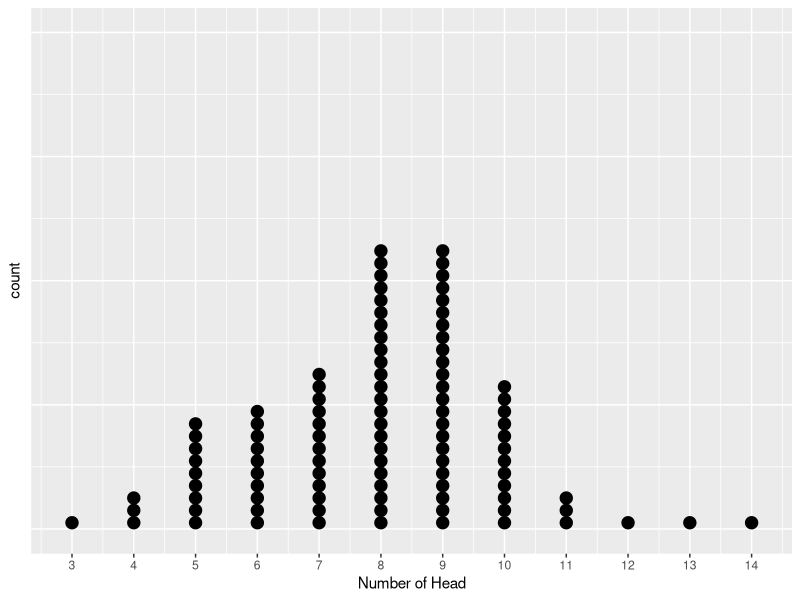

The R script that drew this image:
## ---- chunk 1
# The following code simulates the number of head obtained from flipping a coin 10 times. 
resultContainer <- numeric(length=10)
for (i in 1: 10){
# in each trail, there are only two possible outcomes, 0 represents tail and 1 represents head. 
  resultContainer[i] <- sample(0:1,1)
}
# Each value in the resultContainer represents result from flipping the coin each time, since one repetition contains 10 trails, there are 10 values in resultContainer. 
resultContainer
# sumHead represents the total number of head obtained from flipping the coin 10 times. 
sumHead <- sum(resultContainer)
sumHead
## ---- chunk 2
# oneRep saves result of one repetion (16 trails). In each trial, outcome is 0 or 1. 
oneRep <- rep(NA,16)
# container saves result of all 100 replications.  
container <- t(replicate(100,oneRep))
for (i in 1:100) {
  for (j in 1:16){
    # 0 stands for Buzz guessing wrong and 1 stands for Buzz guessing correctly. 
    container[i,j] <- sample(0:1,1)
  }
}
# calculate number of head in each replication and save the result in the dis100Rep vector
dis100Rep <- rowSums(container)
# create a dataframe "simulatedDisM" saving result for each repetition
repLabel <- 1:100
simulatedDis <- cbind(repLabel,dis100Rep)
simulatedDisM <- as.data.frame(simulatedDis)
head(simulatedDisM)
# plot the resulted dataframe in a dot plot. 
library(ggplot2)
ggplot(simulatedDisM, aes(x = dis100Rep)) +
  geom_dotplot(method="histodot",binwidth = 0.2)+
  theme(
    axis.text.y=element_blank(),  #remove y axis labels
    axis.ticks.y=element_blank()  #remove y axis ticks
  )+
  scale_x_continuous(breaks=c(1:16))+
  labs(x="Number of Head")
